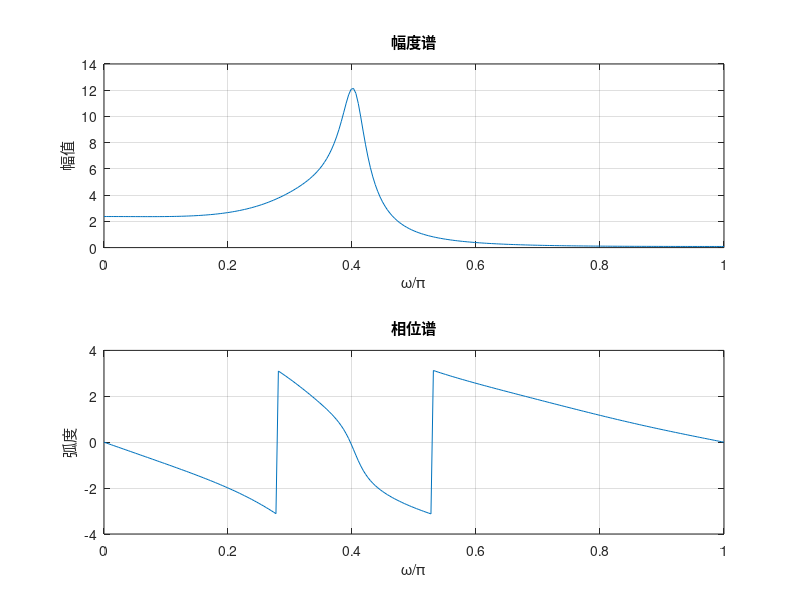

The MATLAB source for this figure:
function a = verify1()
num = [0.0528 0.0797 0.1295 0.1295 0.797 0.0528];
den = [1 -1.8107 2.4947 -1.8801 0.9537 -0.2336];
[z,p] = tf2zp(num,den);
disp('零点');disp(z);
disp('极点');disp(p);

k = 256;
w = 0:pi/k:pi;
h = freqz(num,den,w);
% subplot(2,2,1); 
% plot(w/pi,real(h));grid 
% title('实部') 
% xlabel('\omega/\pi');ylabel('幅度') 
% subplot(2,2,2); 
% plot(w/pi,imag(h));grid 
% title('虚部') 
% xlabel('\omega/\pi');ylabel('Amplitude') 
subplot(2,1,1); 
plot(w/pi,abs(h));grid 
title('幅度谱') 
xlabel('\omega/\pi');ylabel('幅值') 
subplot(2,1,2); 
plot(w/pi,angle(h));grid 
title('相位谱') 
xlabel('\omega/\pi');ylabel('弧度')